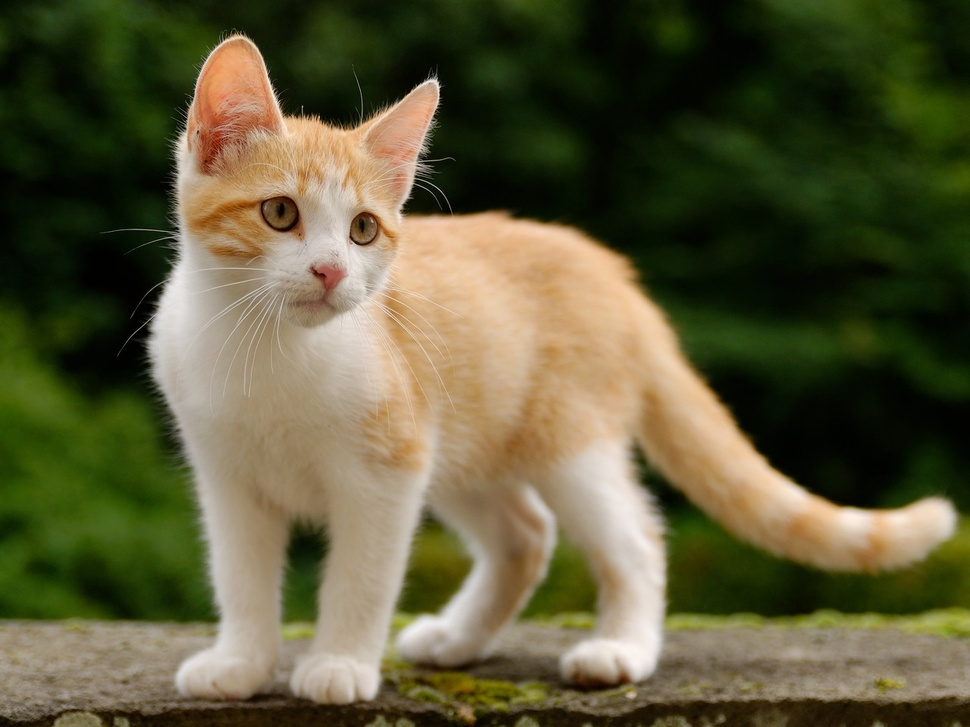
#> input picture d21_photo/cat.jpg, 970 x 727 px, shrunk from 1280 x 960 before the run
$ python a2_pixel.py
#> lines starting #> are read from the running program, lines starting #| are printed output that depends on the picture
from PIL import Image

# ---- 내가 바꾸는 값 ----
PHOTO = "cat.jpg"
X = 300                          # 가로로 몇 번째 점 (0 부터)
Y = 200                          # 세로로 몇 번째 점 (0 부터)

img = Image.open(PHOTO)
#> img is the input picture: PIL image 970x727 RGB; mean R, G, B 92.7, 89.4, 57.9
r, g, b = img.getpixel((X, Y))   # 이 점의 빨강·초록·파랑 숫자
#> r = 167; g = 137; b = 103
print("점", (X, Y), "의 색 : 빨강", r, "초록", g, "파랑", b)
#| 점 (300, 200) 의 색 : 빨강 167 초록 137 파랑 103

gray = img.convert("L")          # 흑백 사진으로 바꾼다 (점마다 숫자 하나, 0 ~ 255)
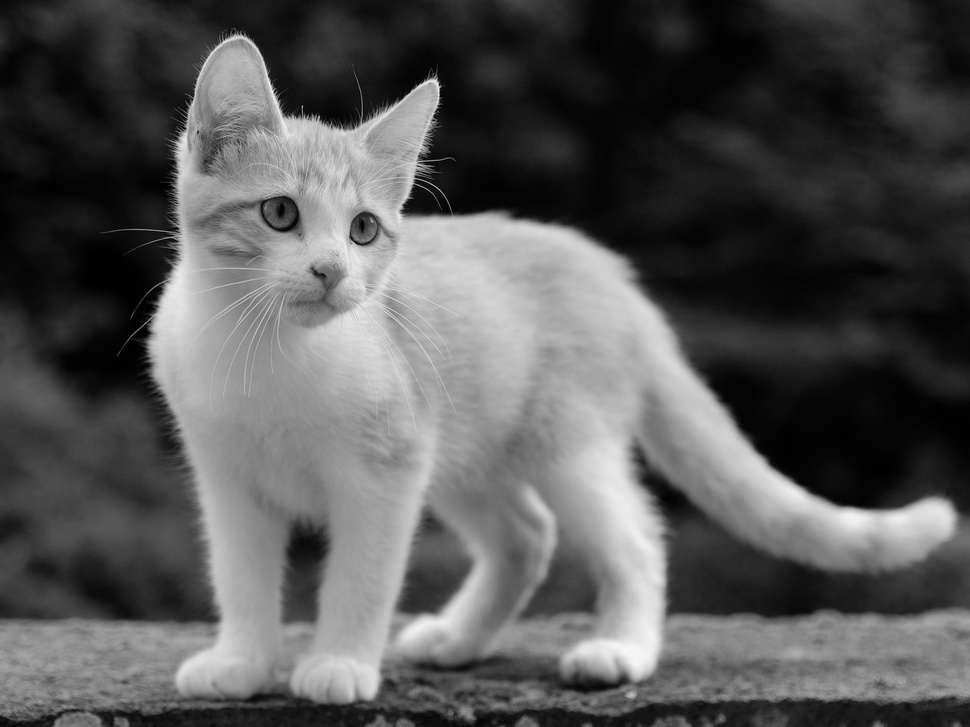
#> gray: PIL image 970x727 L; min 0, max 247, mean 86.8
print("같은 점의 흑백 밝기 :", gray.getpixel((X, Y)))
#| 같은 점의 흑백 밝기 : 142

print("이 점 주변 5 x 5 칸의 흑백 밝기 :")
for dy in range(5):
    row = []
    for dx in range(5):
        row.append(gray.getpixel((X + dx, Y + dy)))
    print(row)

$ run again, with d21_photo/dog.jpg copied over d21_photo/cat.jpg
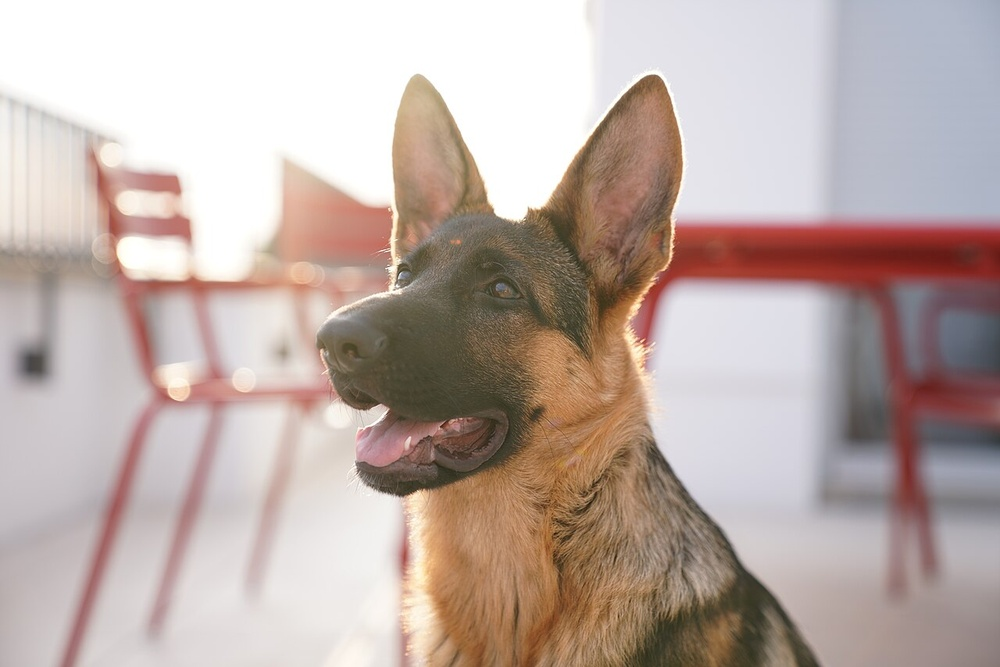
#> input picture d21_photo/dog.jpg, 1000 x 667 px, shrunk from 1280 x 854 before the run
#> img is the input picture: PIL image 1000x667 RGB; mean R, G, B 189.4, 173.1, 167.2
#> r = 228; g = 182; b = 159
#| 점 (300, 200) 의 색 : 빨강 228 초록 182 파랑 159
#> `gray = img.convert("L")`:
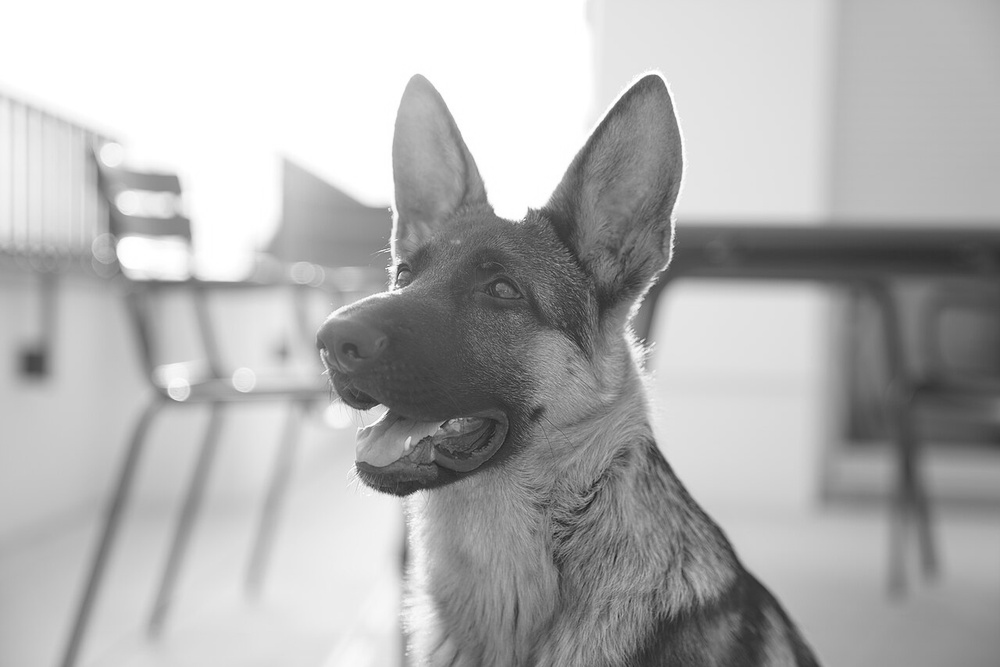
#> gray: PIL image 1000x667 L; min 20, max 255, mean 177.3
#| 같은 점의 흑백 밝기 : 193

$ run again, with d21_photo/drone.jpg copied over d21_photo/cat.jpg
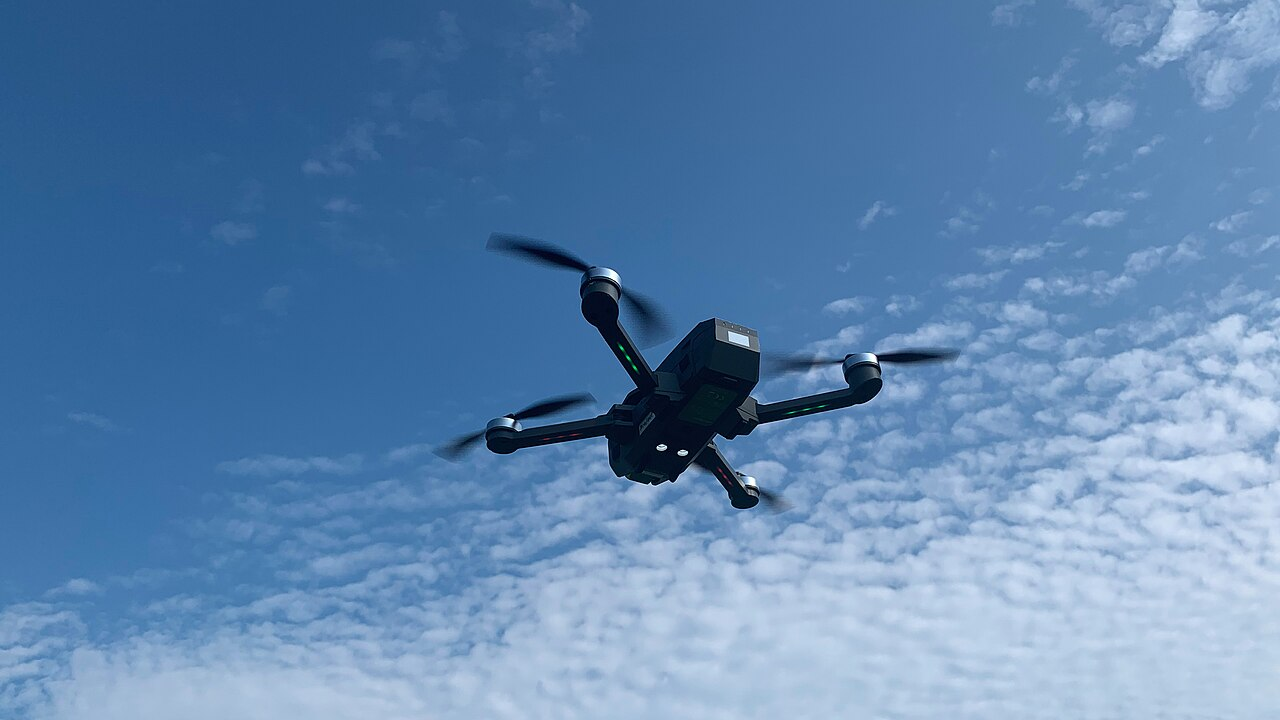
#> input picture d21_photo/drone.jpg, 1280 x 720 px
#> img is the input picture: PIL image 1280x720 RGB; mean R, G, B 94.4, 132.9, 174.9
#> r = 46; g = 94; b = 143
#| 점 (300, 200) 의 색 : 빨강 46 초록 94 파랑 143
#> `gray = img.convert("L")`:
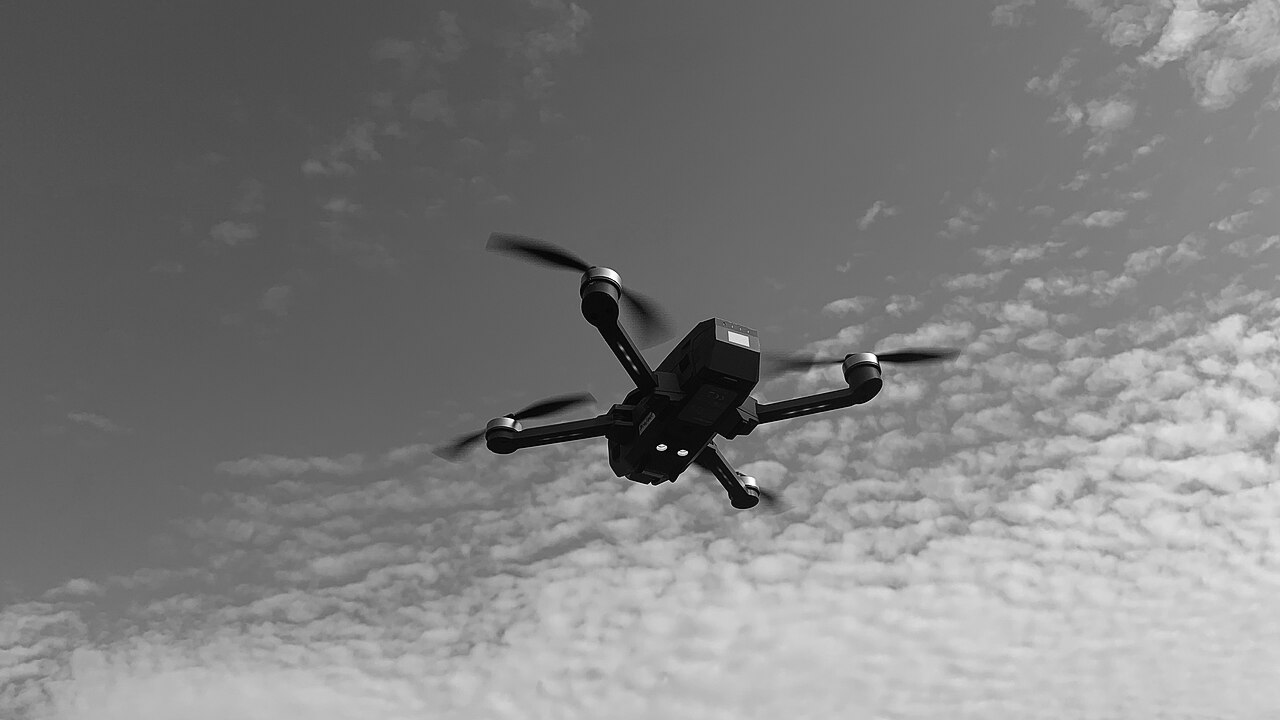
#> gray: PIL image 1280x720 L; min 1, max 255, mean 126.1
#| 같은 점의 흑백 밝기 : 85
